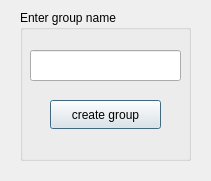
<?xml version="1.0" encoding="UTF-8"?>
<ui version="4.0">
 <class>creategroupname</class>
 <widget class="QDialog" name="creategroupname">
  <property name="geometry">
   <rect>
    <x>0</x>
    <y>0</y>
    <width>211</width>
    <height>181</height>
   </rect>
  </property>
  <property name="windowTitle">
   <string>Dialog</string>
  </property>
  <widget class="QGroupBox" name="groupBox">
   <property name="geometry">
    <rect>
     <x>20</x>
     <y>10</y>
     <width>171</width>
     <height>151</height>
    </rect>
   </property>
   <property name="title">
    <string>Enter group name</string>
   </property>
   <widget class="QLineEdit" name="lineEdit_groupname_on_creategroupname">
    <property name="geometry">
     <rect>
      <x>10</x>
      <y>40</y>
      <width>151</width>
      <height>31</height>
     </rect>
    </property>
   </widget>
   <widget class="QPushButton" name="pushButton_creategroup_on_creategroupname">
    <property name="geometry">
     <rect>
      <x>30</x>
      <y>90</y>
      <width>111</width>
      <height>29</height>
     </rect>
    </property>
    <property name="text">
     <string>create group</string>
    </property>
   </widget>
  </widget>
 </widget>
 <resources/>
 <connections/>
</ui>
